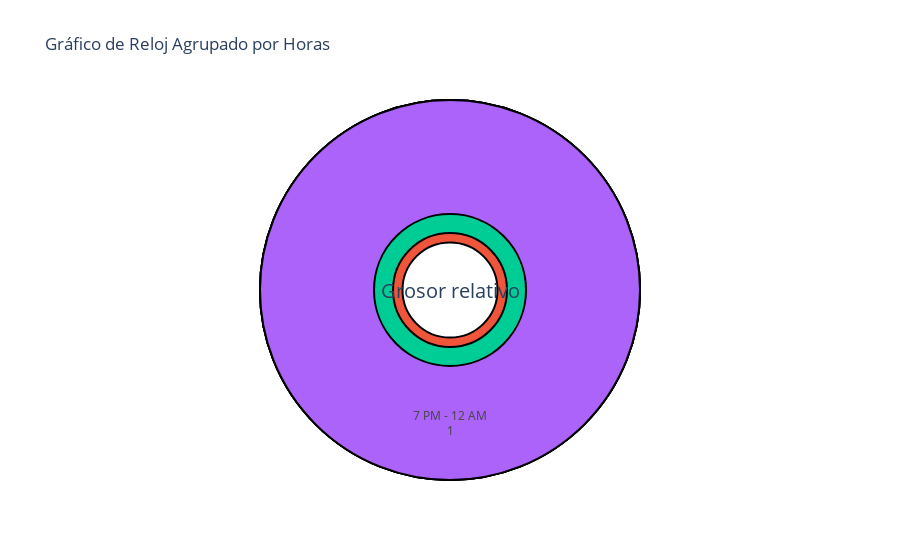

The code cell stored with this chart in its notebook:
### Code cell
import plotly.graph_objects as go

# Datos de ejemplo agrupados en 4 bloques
grupos_horas = ['12 AM - 7 AM', '7 AM - 12 PM', '12 PM - 7 PM', '7 PM - 12 AM']
valores = [20, 40, 30, 10]  # Valores para cada grupo de horas

# Normalizar los valores para definir el grosor de cada sección
max_value = max(valores)
grosor = [0.1 + 0.4 * (valor / max_value) for valor in valores]  # El rango de grosor va de 0.1 a 0.5

# Crear la figura
fig = go.Figure()

# Añadir trazas para cada sección, variando el radio del anillo exterior
for i, (label, value, thickness) in enumerate(zip(grupos_horas, valores, grosor)):
    fig.add_trace(go.Pie(
        labels=[label],
        values=[1],
        hole=0.5 - (thickness / 2),  # Tamaño del agujero para crear el efecto de grosor variable
        marker=dict(line=dict(color='#000000', width=2)),
        textinfo='label+value',
        domain={'x': [0, 1], 'y': [0, 1]},  # Mantener todas las secciones en el mismo dominio
        hoverinfo='label+value+percent',
        showlegend=False
    ))

# Configurar el layout del gráfico
fig.update_layout(
    title_text="Gráfico de Reloj Agrupado por Horas",
    showlegend=False,
    annotations=[dict(text='Grosor relativo', x=0.5, y=0.5, font_size=20, showarrow=False)]
)

# Mostrar el gráfico
fig.show()

### Figure 1 — Plotly figure (JSON) as saved in the notebook; plotly's stock layout.template omitted (floating-point values rounded to 4 significant figures)
{"data": [{"domain": {"x": [0, 1], "y": [0, 1]}, "hole": 0.35, "hoverinfo": "label+value+percent", "labels": ["12 AM - 7 AM"], "marker": {"line": {"color": "#000000", "width": 2}}, "showlegend": false, "textinfo": "label+value", "type": "pie", "values": [1]}, {"domain": {"x": [0, 1], "y": [0, 1]}, "hole": 0.25, "hoverinfo": "label+value+percent", "labels": ["7 AM - 12 PM"], "marker": {"line": {"color": "#000000", "width": 2}}, "showlegend": false, "textinfo": "label+value", "type": "pie", "values": [1]}, {"domain": {"x": [0, 1], "y": [0, 1]}, "hole": 0.3, "hoverinfo": "label+value+percent", "labels": ["12 PM - 7 PM"], "marker": {"line": {"color": "#000000", "width": 2}}, "showlegend": false, "textinfo": "label+value", "type": "pie", "values": [1]}, {"domain": {"x": [0, 1], "y": [0, 1]}, "hole": 0.4, "hoverinfo": "label+value+percent", "labels": ["7 PM - 12 AM"], "marker": {"line": {"color": "#000000", "width": 2}}, "showlegend": false, "textinfo": "label+value", "type": "pie", "values": [1]}], "layout": {"annotations": [{"font": {"size": 20}, "showarrow": false, "text": "Grosor relativo", "x": 0.5, "y": 0.5}], "showlegend": false, "title": {"text": "Gráfico de Reloj Agrupado por Horas"}}}
